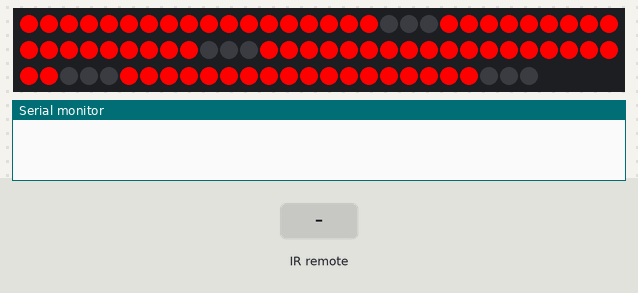
A sketch run on a simulated Arduino Uno, built with avr-gcc and run on an emulated ATmega328P. On the bench: 86 RGB LEDs in strip order, left to right, continuing on the next row, the last lines printed to the serial monitor. The inputs (shaded band) are chosen by the test bench.

Above: at 1.4 s.
1.5 s: infrared code 0x45 received
At 3.2 s:
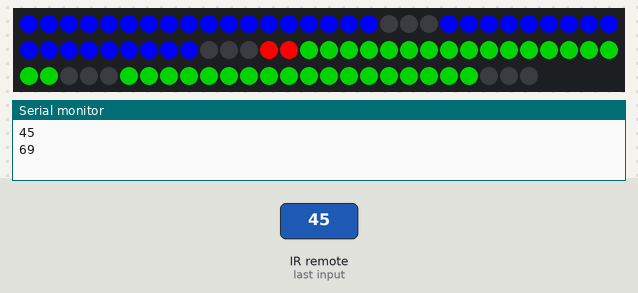
3.5 s: infrared code 0x47 received
5.0 s: infrared code 0x44 received
At 5.5 s:
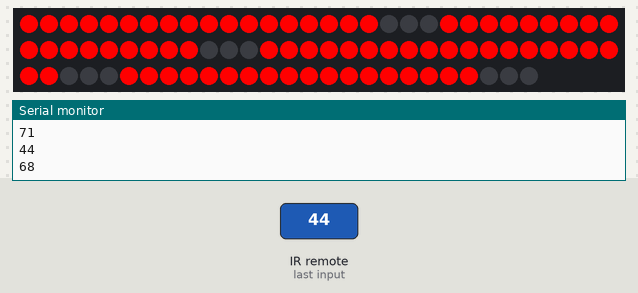
6.5 s: infrared code 0x43 received
At 7.8 s:
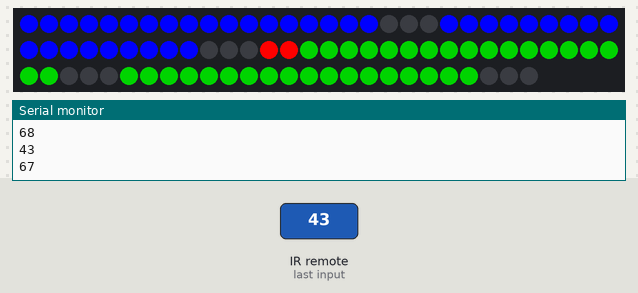
Timing chart, 0 to 9.0 s (numbered marks = the images above; inputs shaded):
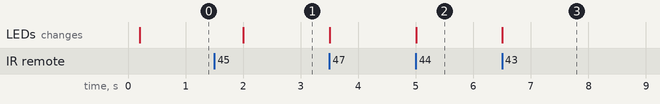

The sketch:

tableroPrueba.ino
```cpp
#include <FastLED.h>
#include <IRremote.h>
#define countof(a) (sizeof(a) / sizeof(a[0]))
#define NUM_LEDS 86
#define DATA_PIN 6
#define MILLI_AMPS 2400

const byte IR_RECEIVE_PIN = 11;

//Declaracion de variables globales
CRGB LEDs[NUM_LEDS];
byte r_val = 255;
byte g_val = 0;
byte b_val = 0;
byte brightness = 255;
CRGB color = CRGB(r_val, g_val, b_val);
unsigned long countdownMilliSeconds;
unsigned long endCountDownMillis;
unsigned long contadorVal;
unsigned long restMS;
bool pause = false;
bool primeraEjecucion = true;
bool countdownOn = false;
CRGB countdownColor = CRGB::Red;
CRGB alternateColor = CRGB::Black;
byte scoreboardLeft = 0;
byte scoreboardRight = 0;
CRGB scoreboardColorLeft = CRGB::Green;
CRGB scoreboardColorRight = CRGB::Blue;
bool scoreboardOn = false;
//Matriz que alamacena los numeros como string
String numbers[] = {
  "111111111111111111000",  // [0] 0
  "111000000000000111000",  // [1] 1
  "000111111000111111111",  // [2] 2
  "111111000000111111111",  // [3] 3
  "111000000111000111111",  // [4] 4
  "111111000111111000111",  // [5] 5
  "111111111111111000111",  // [6] 6
  "111000000000111111000",  // [7] 7
  "111111111111111111111",  // [8] 8
  "111111000111111111111",  // [9] 9
  "000000000000000000000",  // [10] off
};

void setup() {
  FastLED.addLeds<WS2812B, DATA_PIN, GRB>(LEDs, NUM_LEDS);
  Serial.begin(115200);
  delay(200);
  FastLED.setDither(false);
  FastLED.setCorrection(TypicalLEDStrip);
  FastLED.setMaxPowerInVoltsAndMilliamps(5, MILLI_AMPS);
  fill_solid(LEDs, NUM_LEDS, CRGB::Black);
  displayVal(0);
  FastLED.show();
  IrReceiver.begin(IR_RECEIVE_PIN, ENABLE_LED_FEEDBACK);
}

void loop() {
  //en la primera ejecucion guardo las variables, esto luego tiene que pasar a activarse cuando el usuario lo desee

  //Comandos del control infrarojo
  if (IrReceiver.decode()){
    Serial.println(IrReceiver.decodedIRData.command, HEX);
    Serial.println(IrReceiver.decodedIRData.command);
    // Iniciar marcador de puntos
    if(IrReceiver.decodedIRData.command == 69){
      scoreboardOn = true;
      delay(500);
      IrReceiver.resume();
    }
    //sumar un punto equipo izq
    if(IrReceiver.decodedIRData.command == 71){
      scoreboardRight = scoreboardRight + 1;
      updateScoreboard();
      FastLED.show();
      delay(500);
      IrReceiver.resume();
    }
    //restar un punto equipo izq
    if(IrReceiver.decodedIRData.command == 67){
      if(scoreboardRight > 0){
        scoreboardRight = scoreboardRight - 1;
      }
      updateScoreboard();
      FastLED.show();
      delay(500);
      IrReceiver.resume();
    }
    //sumar un punto equipo derecha
    if(IrReceiver.decodedIRData.command == 70){
      scoreboardLeft = scoreboardLeft + 1;
      updateScoreboard();
      FastLED.show();
      delay(500);
      IrReceiver.resume();
    }
    //restar un punto equipo derecha
    if(IrReceiver.decodedIRData.command == 64){
      if(scoreboardLeft > 0){
        scoreboardLeft = scoreboardLeft - 1;
      }
      updateScoreboard();
      FastLED.show();
      IrReceiver.resume();
      delay(500);
    }
    // Iniciar cronometro
    if(IrReceiver.decodedIRData.command == 7){
      countdownOn = true;
      setCountdown(contadorVal);
      delay(500);
      IrReceiver.resume();
    }
    //Pausa
    if(IrReceiver.decodedIRData.command == 0){
      countdownOn = false;
      pause = true;
    }
    //Agregar 1 minuto al contador
    if(IrReceiver.decodedIRData.command == 9){
      if(pause){
        restMS = restMS + 60000;
        displayVal(restMS);
      }else {
        contadorVal = contadorVal + 60000;
        displayVal(contadorVal);
      }
      FastLED.show();
      delay(300);
    }
    //Agregar 10 minutos al contador
    if(IrReceiver.decodedIRData.command == 21){
      if(pause){
        restMS = restMS + 600000;
        displayVal(restMS);
      }else {
        contadorVal = contadorVal + 600000;
        displayVal(contadorVal);
      }
      FastLED.show();
      delay(300);
    }
    //Resetear el contador a cero
    if(IrReceiver.decodedIRData.command == 68){
      contadorVal = 0;
      restMS = 0;
      countdownMilliSeconds = 0;
      endCountDownMillis = 0;
      displayVal(contadorVal);
      FastLED.show();
      delay(300);
    }
    IrReceiver.resume();
  }
  //Ejecucion de funciones
  //iniciar cronometro en valor asignado en contadorVal
  if(countdownOn) {
    updateCountdown();
    FastLED.show();
  }
  if(scoreboardOn){
    updateScoreboard();
    FastLED.show();
  }
}

void displayNumber(byte number, byte segment, CRGB color) {
  /*
   *
      __ __ __        __ __ __          __ __ __        12 13 14
    __        __    __        __      __        __    11        15
    __        __    __        __      __        __    10        16
    __        __    __        __  42  __        __    _9        17
      __ __ __        __ __ __          __ __ __        20 19 18
    __        65    __        44  43  __        21    _8        _0
    __        __    __        __      __        __    _7        _1
    __        __    __        __      __        __    _6        _2
      __ __ __       __ __ __           __ __ __       _5 _4 _3
   */

  // segment from left to right: 3, 2, 1, 0
  byte startindex = 0;
  switch (segment) {
    case 0:
      startindex = 0;
      break;
    case 1:
      startindex = 21;
      break;
    case 2:
      startindex = 44;
      break;
    case 3:
      startindex = 65;
      break;
  }

  String num = numbers[number];
  for (byte i=0; i<21; i++){
    LEDs[i + startindex] = (char(num[i]) == '1') ? color : alternateColor;
  }
}

void showDots(CRGB color) {
  LEDs[42] = color;
  LEDs[43] = color;
}

void hideDots(CRGB color) {
  LEDs[42] = CRGB::Black;
  LEDs[43] = CRGB::Black;
}

void setCountdown(unsigned long countdownVal){
  countdownMilliSeconds = countdownVal;
//  countdownMilliSeconds = 360000;
  //5s+10s = 15s
  //millis() == 15s -> termina la ejecucion del cronometro
  endCountDownMillis = millis() + countdownMilliSeconds;
}

void updateCountdown() {

  if(pause){
    endCountDownMillis = millis() + restMS;
    pause = false;
  }

  if (countdownMilliSeconds == 0 && endCountDownMillis == 0)
    return;
  //tiempo restante en ms = 15s - 7s = 8s
  //tiempo restante en ms = 15s - 8s = 7s
  //tiempo restante en ms = 15s - 9s = 6s
  //tiempo restante en ms = 15s - 15s = 0s
  unsigned long restMillis = endCountDownMillis - millis();
  restMS = restMillis;
  unsigned long hours   = ((restMillis / 1000) / 60) / 60;
  unsigned long minutes = (restMillis / 1000) / 60;
  unsigned long seconds = restMillis / 1000;
  int remSeconds = seconds - (minutes * 60);
  int remMinutes = minutes - (hours * 60);

//  Serial.print(restMillis);
//  Serial.print(" ");
//  Serial.print(hours);
//  Serial.print(" ");
//  Serial.print(minutes);
//  Serial.print(" ");
//  Serial.print(seconds);
//  Serial.print(" | ");
//  Serial.print(remMinutes);
//  Serial.print(" ");
//  Serial.println(remSeconds);

  if(remSeconds%2 == 0){
    showDots(color);
  } else {
    hideDots(color);
  }

  byte h1 = hours / 10;
  byte h2 = hours % 10;
  byte m1 = minutes / 10;
  byte m2 = minutes % 10;
  byte s1 = remSeconds / 10;
  byte s2 = remSeconds % 10;

//  if (hours > 0) {
//    // hh:mm
//    displayNumber(h1,3,color);
//    displayNumber(h2,2,color);
//    displayNumber(m1,1,color);
//    displayNumber(m2,0,color);
//  } else {
    // mm:ss
    displayNumber(m1,3,color);
    displayNumber(m2,2,color);
    displayNumber(s1,1,color);
    displayNumber(s2,0,color);
//  }

  if (hours <= 0 && remMinutes <= 0 && remSeconds <= 0) {
    Serial.println("Countdown timer ended.");
    //endCountdown();
    countdownOn = false;
    countdownMilliSeconds = 0;
    endCountDownMillis = 0;
    return;
  }
}

void displayVal(unsigned long val) {
  unsigned long restMillis = val;
  unsigned long hours   = ((restMillis / 1000) / 60) / 60;
  unsigned long minutes = (restMillis / 1000) / 60;
  unsigned long seconds = restMillis / 1000;
  int remSeconds = seconds - (minutes * 60);
  int remMinutes = minutes - (hours * 60);

  showDots(color);

  byte h1 = hours / 10;
  byte h2 = hours % 10;
  byte m1 = minutes / 10;
  byte m2 = minutes % 10;
  byte s1 = remSeconds / 10;
  byte s2 = remSeconds % 10;

//  if (hours > 0) {
//    // hh:mm
//    displayNumber(h1,3,color);
//    displayNumber(h2,2,color);
//    displayNumber(m1,1,color);
//    displayNumber(m2,0,color);
//  } else {
    // mm:ss
    displayNumber(m1,3,color);
    displayNumber(m2,2,color);
    displayNumber(s1,1,color);
    displayNumber(s2,0,color);
//  }
}

void updateScoreboard() {
  byte sl1 = scoreboardLeft / 10;
  byte sl2 = scoreboardLeft % 10;
  byte sr1 = scoreboardRight / 10;
  byte sr2 = scoreboardRight % 10;

  displayNumber(sl1,3,scoreboardColorLeft);
  displayNumber(sl2,2,scoreboardColorLeft);
  displayNumber(sr1,1,scoreboardColorRight);
  displayNumber(sr2,0,scoreboardColorRight);
  showDots(color);
  scoreboardOn = false;
}
```

Measured:
- after the input at 1.5 s, the LEDs: change after 0.51 s (image 1)
- after the input at 5.0 s, the LEDs: change at once (image 2)
- after the input at 6.5 s, the LEDs: change at once (image 3)
